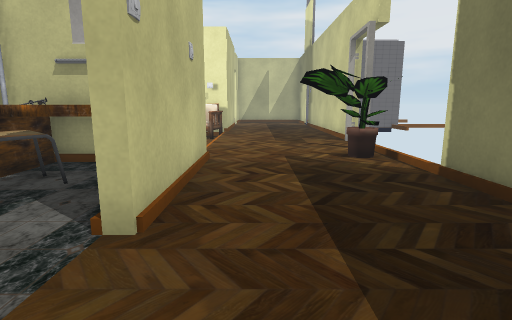
[1] (above)

24 first-person views from a walk through a scene from a Unity 3-D project. The camera is 0.64 m above the floor, tilts 10° down and sees 80° across. Doors are open. The floor is counted in squares, 0.5 m on a side. Each view is taken from the middle of a square. On the plan, view 1 faces up. The plan holds only what a view shows up to about 13 squares ahead; the rest is blank. The player character is not drawn. Some surface patterns are stand-ins.

[2]
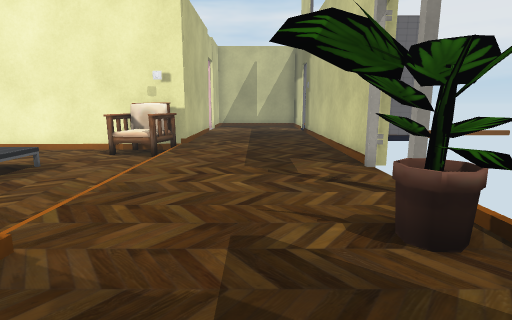

[3]
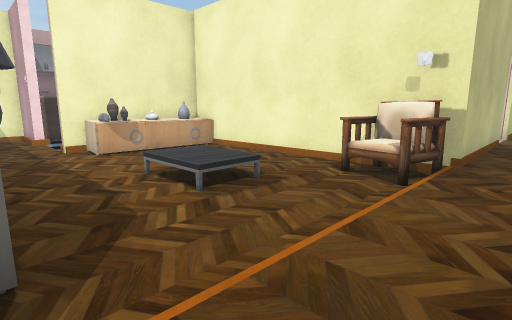

[4]
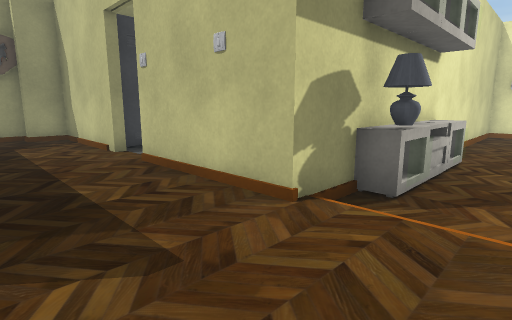

[5]
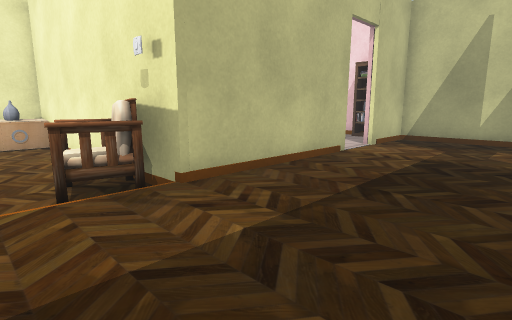

[6]
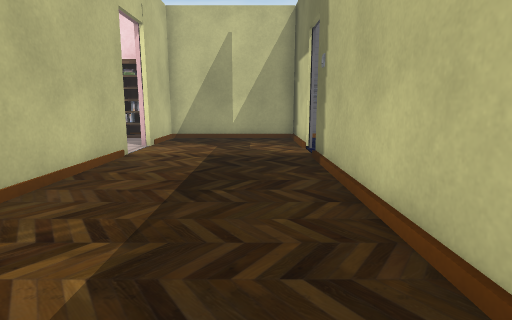

[7]
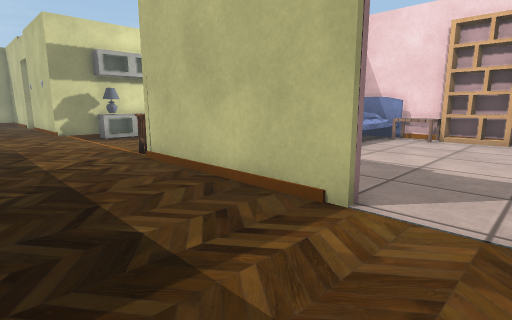

[8]
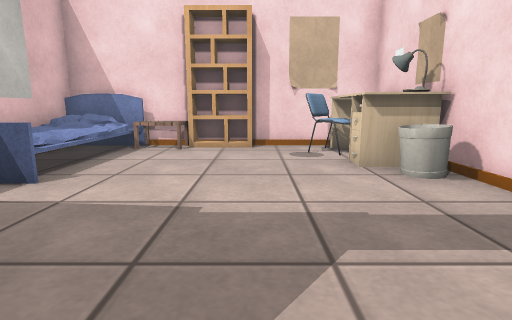

[9]
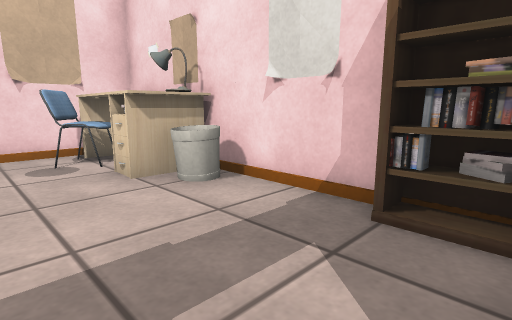

[10]
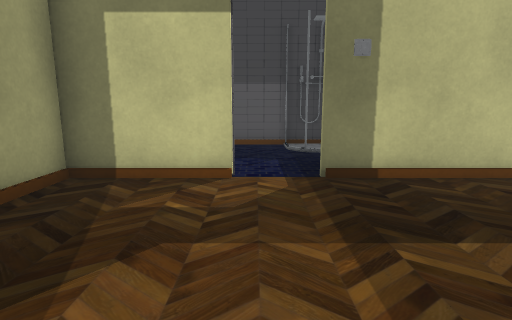

[11]
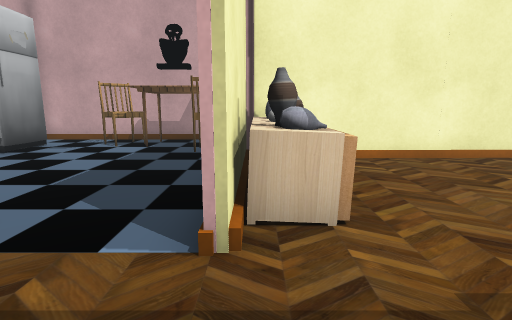

[12]
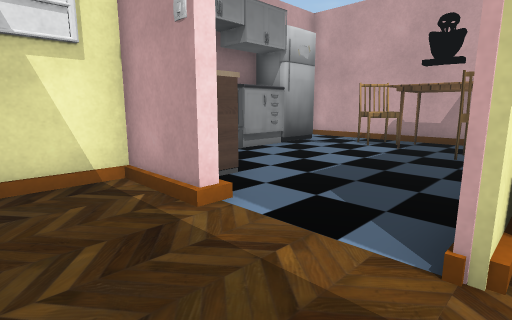

[13]
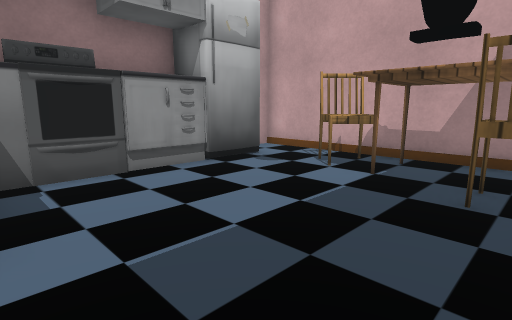

[14]
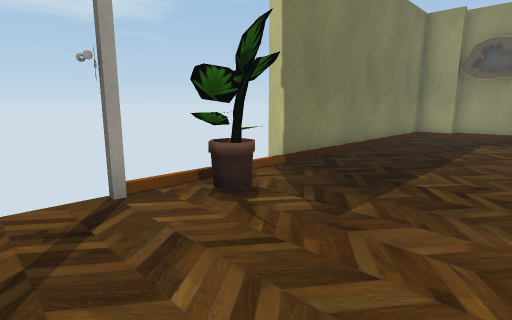

[15]
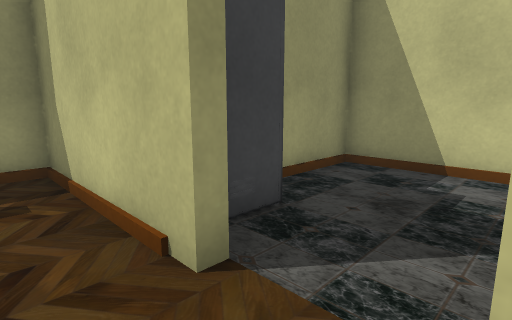

[16]
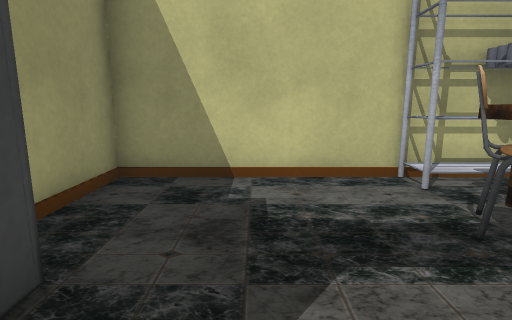

[17]
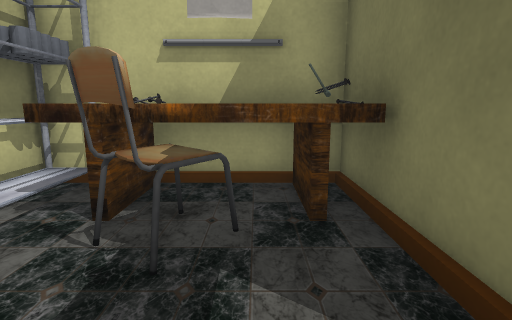

[18]
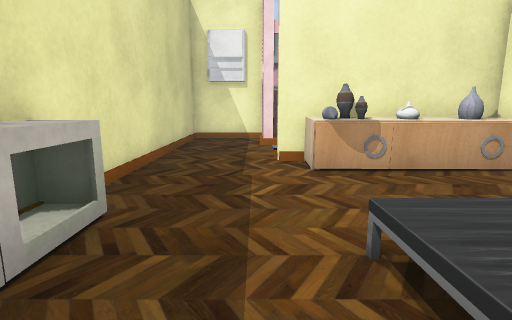

[19]
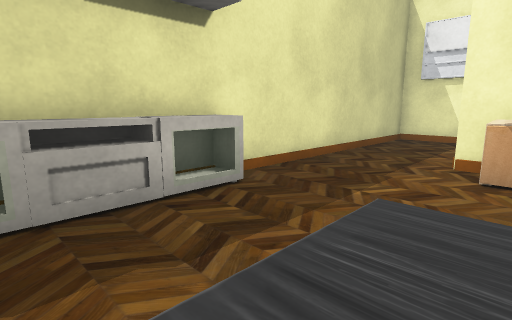

[20]
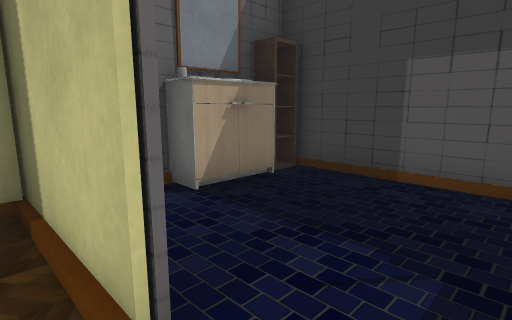

[21]
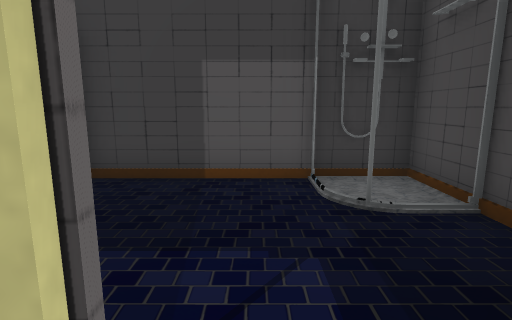

[22]
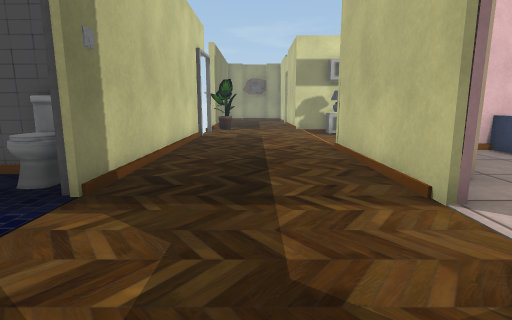

[23]
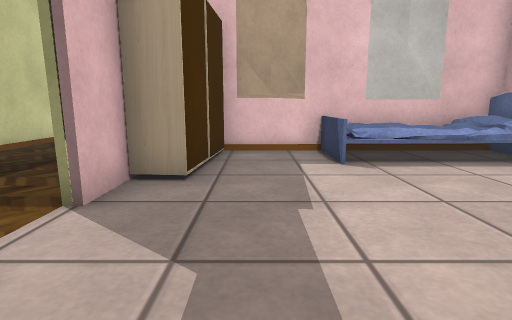

[24]
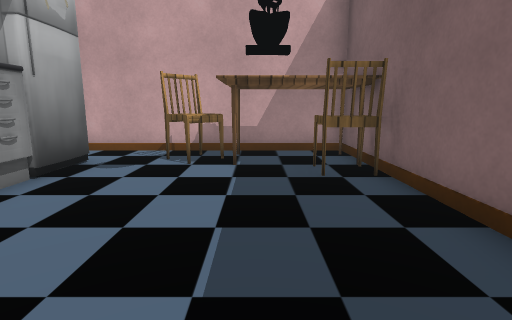

### Floor plan
Points are (right, up) in squares from view 1. A wall is a line through its corners. A room is listed if a view was taken in it or the views show most of it. See-through windows are left out.
Room 1 (views 1, 2, 3, 4, 5, 6, 7, 8, 9, 10, 11, 12, 13, 14, 15, 16, 17, 18, 19, 20, 21, 22, 23, 24)
walls: (-6.6, 16) (-3, 16.1); (-3.1, 16.4) (-2.8, 19.8) (-1.8, 19.7) (-1.8, 21.2) (-1.5, 21.2) (-1.5, 15.7) (-6.6, 15.6); (-10.3, 15.5) (-11.1, 15.5); (-6.6, 7.1) (-6.6, -0.6) (-4.2, -0.6); (-11.1, 14.5) (-11.1, 13.4); (-11.5, 13.8) (-11.5, 20); (-1.2, 7.5) (-1.2, 2.9) (-1.6, 2.9); (-11.2, 16) (-10.3, 16); (3.5, 11.8) (3.5, 20.9); (-11.1, 19.9) (-19.3, 19.9); (-14.3, 10.6) (-14.3, 10.3) (-16.5, 10.3) (-16.5, 7.5) (-6.4, 7.5); (-1.5, 3.5) (-1.5, 5.5); (-15.4, 12) (-15.4, 11.4); (-11.1, 21.8) (-11.1, 19.9) (-11.1, 15.4); (-8.9, 23.8) (-9.4, 23.3); (-8.9, 24.1) (-9.5, 23.3); (-1.6, 1.1) (-1.2, 1.1) (-1.2, -3.6) (0.1, -3.6); (3.5, 22.4) (3.5, 25.9); (-3.6, 25.9) (-7.3, 25.9) (-7.3, 24.2) (-10.5, 24.3); (-10.3, 25) (-10.3, 24.3); (-17.9, 16.4) (-17.9, 12.4); (-8.4, 25.9) (-11.1, 25.9) (-11.1, 21.9); (3.6, 25.5) (-1.5, 25.5) (-1.5, 22.9); (-0.1, -4.3) (2.4, -4.3); (2.1, -3.6) (3.2, -3.6); (3.5, -3.2) (3.5, 5.8)
low walls: (-5.9, 8.2) (-5.9, 7.5); (-10, 11.6) (-10, 11.1) (-11.1, 11.1); (-7.4, 8.2) (-7.4, 7.5); (-7.5, 8.2) (-4.4, 8.2) (-4.4, 7.8); (-10, 15.5) (-10, 12.4); (-11, 19.8) (-11, 18.5); (-9.5, 24.6) (-8.9, 24.1)
ways out: opening at (4, 22) to room 2; open door at (3, 10.5)
objects: chair (-16, 18) to (-15, 19); table (-14, 17) to (-12, 19); chair (-13, 17) to (-12, 17); vase (-11, 12); vase (-11, 13); vase (-11, 15); bookshelf (-11, 20) to (-10, 21); vase (-10, 12); bed (-10, 16) to (-6, 18); table (-10, 18) to (-10, 19); poster (-8, 16); lamp (-8, 25); shelf (-6, 5) to (-6, 6); other object (-6, 7); table (-6, 11) to (-5, 12); table (-5, 5) to (-2, 7); chair (-4, 4) to (-3, 5); lamp (-4, 8) to (-3, 8); chair (-4, 14) to (-2, 15); bookshelf (-3, 25) to (-3, 26); locker (-2, 0); table (-2, 5); other object (-2, 6); other object (1, 7) to (4, 9)
Room 2 (no view inside)
walls: (4.8, 19.2) (8.4, 19.2) (8.4, 25) (7.5, 25) (7.5, 25.5) (5.4, 25.5); (7.3, 24.8) (6.3, 24.8)
ways out: opening at (4, 22) to room 1
objects: toilet (5, 20); shower (8, 20)

Where each view was taken, in squares from view 1:
view 1: 0 up, 0 right, facing up
view 2: 5 up, 1 right, facing up
view 3: 8 up, 0 right, facing up-left
view 4: 10 up, 2 right, facing down-left
view 5: 13 up, 3 right, facing up-left
view 6: 13 up, 2 right, facing up
view 7: 23 up, 2 right, facing down-left
view 8: 22 up, 1 left, facing left
view 9: 22 up, 2 left, facing up-left
view 10: 22 up, 2 left, facing right
view 11: 8 up, 11 left, facing up
view 12: 8 up, 11 left, facing up-left
view 13: 12 up, 12 left, facing up-left
view 14: 11 up, 1 left, facing down-right
view 15: 3 up, 0 right, facing down-left
view 16: 2 up, 1 left, facing left
view 17: 2 up, 3 left, facing up
view 18: 10 up, 4 left, facing left
view 19: 12 up, 4 left, facing down-left
view 20: 21 up, 3 right, facing up-right
view 21: 22 up, 3 right, facing right
view 22: 25 up, 1 right, facing down
view 23: 25 up, 4 left, facing down
view 24: 11 up, 14 left, facing up
